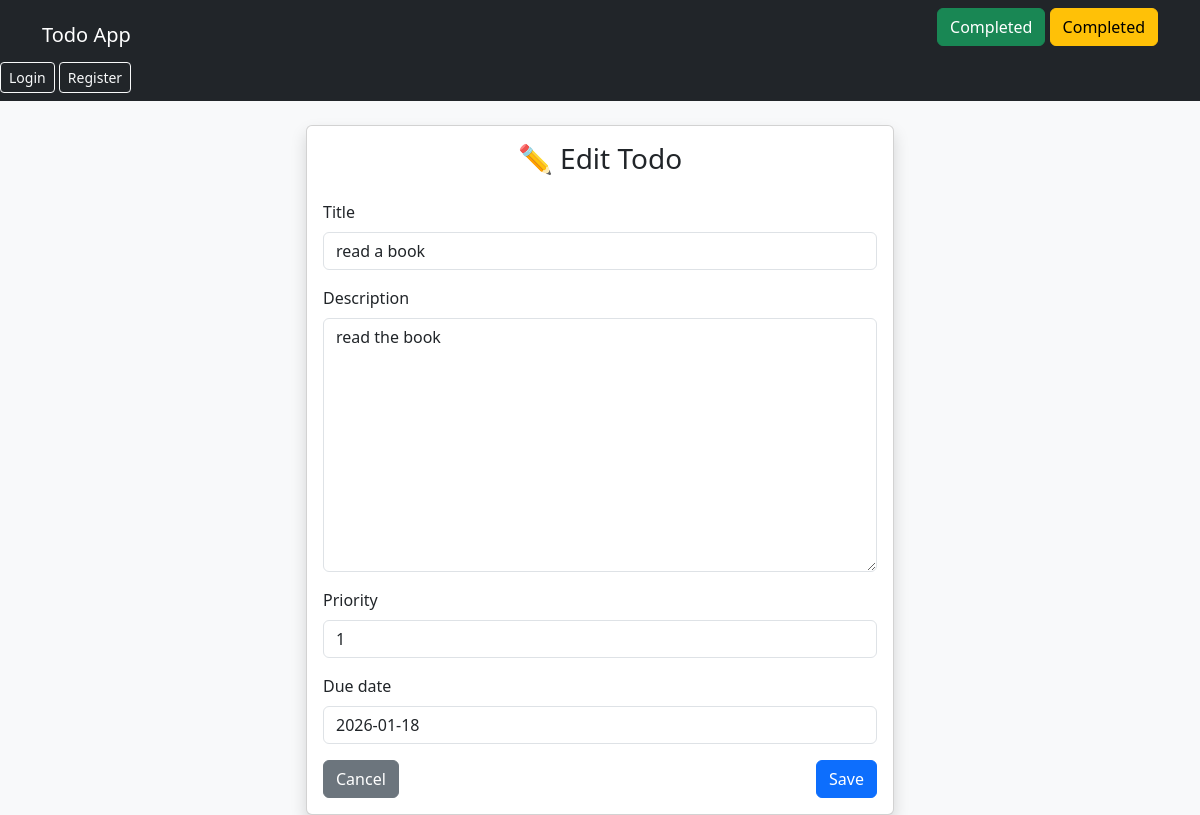
The app's page /todos/update/2/ with its own data.
### todoapp/models.py (models this page shows, shortened)
class Todo(models.Model):
    user = models.ForeignKey(User, on_delete=models.CASCADE)
    title = models.CharField(max_length=40)
    description = models.TextField()
    priority = models.IntegerField(default=1)
    due_date = models.DateField(null=True, blank=True)
    is_completed = models.BooleanField(default=False)
    created_at = models.DateTimeField(auto_now_add=True)

### todoapp/views.py (the view)
# urls.py: path('todos/update/<int:pk>/', update_todo, name= "update_todo"),
def update_todo(request, pk):
    todo = get_object_or_404(Todo, pk=pk)
    if request.method == 'POST':
        form = TodoForm(request.POST, instance=todo)
        if form.is_valid():
            form.save()
            return redirect('todo_list')
    else:
        form = TodoForm(instance=todo)
    return render(request, 'todoapp/todo_form.html',{'form': form})

### todoapp/forms.py
class TodoForm(forms.ModelForm):
    class Meta:
        model = Todo
        fields = ["title", "description", "priority", "due_date"]
    def __init__(self, *args, **kwargs):
        super().__init__(*args, **kwargs)
        for field in self.fields.values():
            field.widget.attrs['class'] = 'form-control'

### todoapp/templates/todoapp/todo_form.html (shortened to what this page needs)
{% extends 'todoApp/base.html' %}
{% block content %}
<div class="row justify-content-center">
    <div class="col-md-6">
        <div class="card shadow">
            <div class="card-body">
                {% if form.instance.pk %}
                    <h3 class="mb-4 text-center">✏️ Edit Todo</h3>
                {% else %}
                    <h3 class="mb-4 text-center">➕ Add New Todo</h3>
                {% endif %}
                <form method="post">
                    {% for field in form %}
                        <div class="mb-3">
                            <label class="form-label">
                                {{ field.label }}
                            </label>
                            {{ field }}
                        </div>
                    {% endfor %}
                    <div class="d-flex justify-content-between">
                        <a href="{% url 'todo_list' %}" class="btn btn-secondary">
                            Cancel
                        </a>
                        <button class="btn btn-primary">
                            Save
                        </button>
                    </div>
                </form>
            </div>
        </div>
    </div>
</div>
{% endblock %}

### records on screen
Todo: form "read a book" "read the book" "1" "2026-01-18"

### other values on screen
{{ field.label }} "Title" "Description" "Priority" "Due date"
